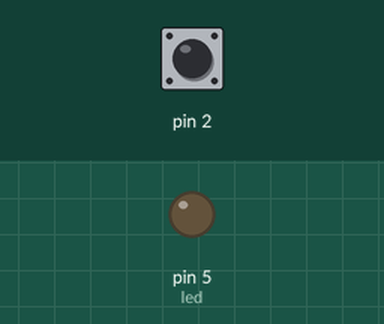
Simulated run of this sketch. Board: Arduino Uno, built with avr-gcc and run on an emulated ATmega328P. Parts: output pins drawn as LEDs (lit = HIGH). The test bench sets the inputs (shaded band); at power-on: pin 2 HIGH.

Above: at 1.2 s.
1.3 s: pin 2 pulled LOW for 0.15 s
At 1.37 s:
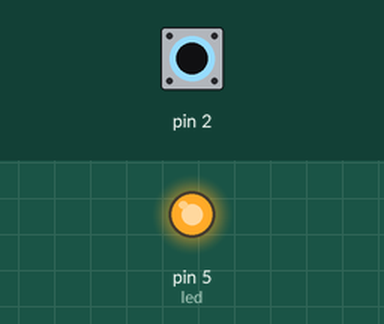
2.9 s: pin 2 pulled LOW for 3.2 s
At 6.7 s:
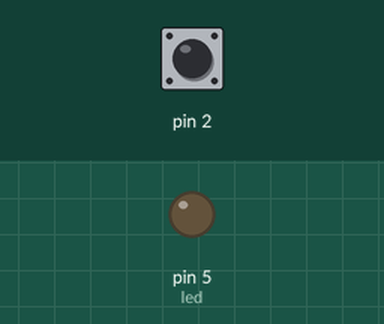
Timing chart, 0 to 8.2 s (numbered marks = the images above; inputs shaded):
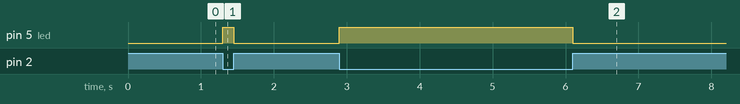

Measured:
- after the input at 1.3 s, pin 5 (led): LOW → HIGH at once, → LOW 0.15 s later
- after the input at 2.9 s, pin 5 (led): LOW → HIGH at once, → LOW 3.2 s later

The sketch:

register_control.ino
```cpp
const int btn=2; //digital pin 2 of arduino connected with a tactile push button button
const int led=5; //digital pin 5 of arduino connected to a led with a 470 ohm resistor
void setup() {
  // put your setup code here, to run once:
DDRD = B00100000;
PORTD = B00000100;
}

void loop()
{
  // put your main code here, to run repeatedly:

int val = ((1 << btn) & PIND) >> btn;

if(val==LOW)
{
  PORTD = (1 << led) | PORTD;
  }
else
 {
  PORTD = ~(1 << led) & PORTD;
  }

}
```
